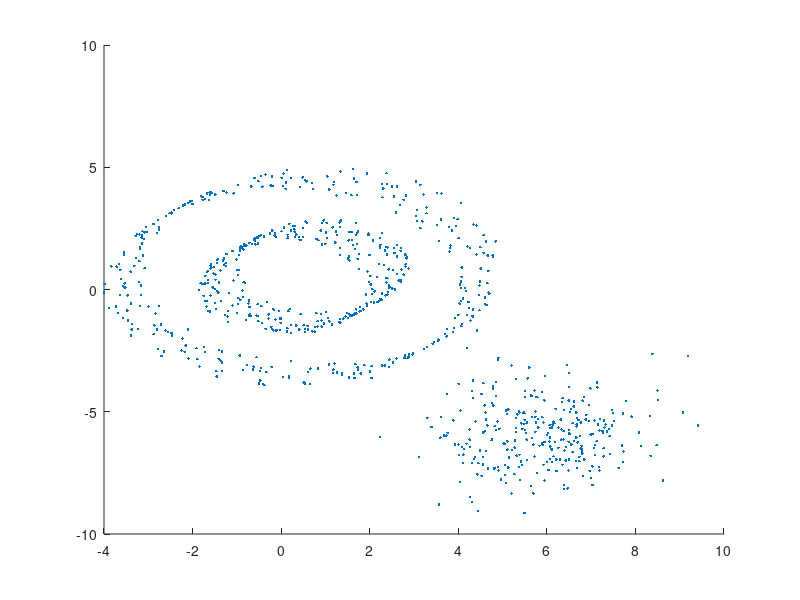
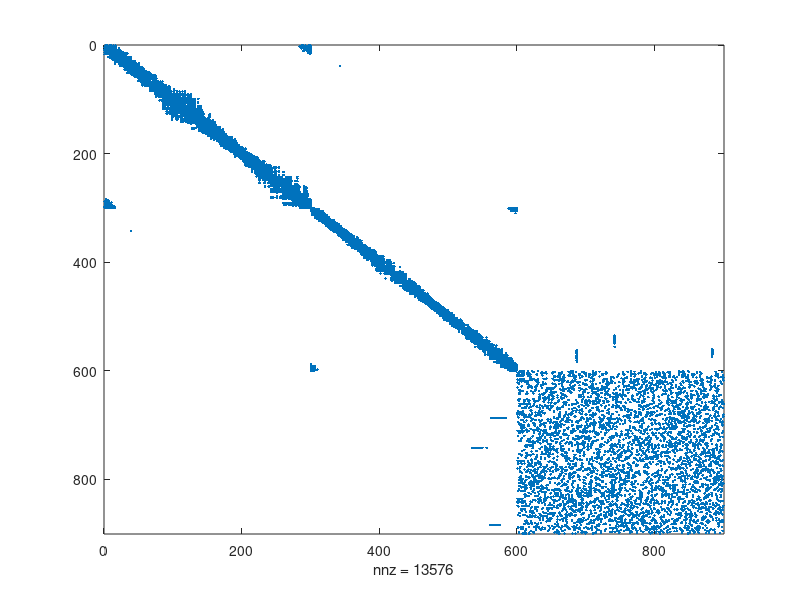

MATLAB code for these plots, in order: (Note: this script raises an error after producing the figures.)
clear all   
close all  
clc   
  
format long e  
%EXERCISE 3  
  
% LOADING OF THE SOURCE OF DATA  
load('X.mat')   
   
% INITIALIZATION OF PARAMETERS  
sigma = 1;   
s = @(xi,xj) exp(-(sqrt(sum((xi-xj).^2,2))).^2/sigma);   
K = 13;   
%K = 40;  
n = length(X);   
  
% CREATION OF MATRIX W USING THE KNN ALGORITHM  
W = spalloc(n,n,(K+1)*n);  
for i= 1:n   
    xi = X(i,:) .* ones(900, 1);  
    distances_xi= s(xi, X);  
      
    [B, I] = sort(distances_xi, "descend");  
    B = B(2:K+1); %values  
    I = I(2:K+1); %indexes  
    for k = 1:K 
       W(i,I(k))= B(k);   
    end
end
  
%W has to be symmetric, so I add what it needs to be symmetric  
for i = 1:n  
    for j = 1:n  
        if W(i,j) ~= 0 && W(j,i) == 0  
            W(j,i) = W(i,j);  
        end  
    end  
end  
 
figure(1)  
scatter(X(:, 1), X(:, 2), '.')  
figure (2)  
spy(W)  
figure (3)  
plot(graph(W))  
%%  
% EXERCISE 4  
  
%CALCULATING THE MATRIX L_sym  
d = sum(W)';  
D = spdiags(d, 0, n, n);  
D_12 = spdiags(1./sqrt(d), 0, n, n);  
B = D_12*W*D_12;  
L_sym = spdiags(ones(n, 1), 0, n, n) - B;  
  
%CALCULATING THE 5 SMALLEST EIGENVALUES OF L_sym  
eigenvalues = eigs(L_sym,5,'smallestreal');  

%%  
% EXERCISE 5   
% To apply the power deflation method we need a matrix that is SPD so that   
% the algorithm is stable, for this reason we create the matrix B_mod   
mu = max(sum(B, 2));   
B_mod = B + spdiags(mu*ones(n, 1), 0, n, n);   

% WE APPLY THE POWER DEFLATION METHOD TO B_mod  
tol = 1e-16;   
nmax = 100000;   
x0 = ones(n, 1);   
lambda = zeros(5,1);   
v = zeros(n, 5);  
[lambda(1), v_1, iter] = power_method(B_mod, tol, nmax, x0);  
v(:, 1) = v_1;  
tol = 1e-10;
[lambda(2:5)] = power_deflation_cycles(B_mod,v_1,tol,nmax, 4);  
  
for i = 1:5  
    x0 = rand(n, 1);   
    [lambda(i), v(:, i), iter] = inverse_power_shift(B_mod, lambda(i), tol, nmax, x0);   
end  

lambda = -lambda+mu+1;  
[lambda, indexes] = sort(lambda);  
v = v(:,indexes);    
%%  
% EXERCISE 6  
% Relative error  
norm(eigenvalues(1:5)-lambda(1:5))/norm(eigenvalues(1:5)) 
  
[eigenvalues, lambda] 
figure(4) 
hold on  
scatter(zeros(5,1),lambda, 'filled')  
scatter(zeros(5,1),eigenvalues,200,'x', 'Linewidth', 1) 
 
legend('lambda','eienvalues') 
hold off
m=3;
%m=2;
%% 
%EXERCISE 7 
[V,~] = eigs(L_sym,5,'smallestabs'); 
for i = 1: m
    V(:,i) = abs(V(:,i)/norm(V(:,i))); 
end

for i = 1:5  
    v(:,i) = abs(v(:,i)/norm(v(:,i)));  
end  

% Relative error between eigenvectors caluclated by Matlab and by us 
for i = 1: m
    norm(V(:,i)-v(:,i))/norm(V(:,i))
end
%% 
%EXERCISE 8 
U = zeros(900,m); 
for i = 1 : m
    U(:,i) = v(:,i); 
end

for i = 1:900 
    U(i,:) = abs(U(i,:)/norm(U(i,:))); 
    norm(U(i,:)) 
end 
%% 
%EXERCISE 9 
idu = kmeans(U,m); 
%% 
%EXERCISE 10 
figure(5)
gscatter(X(:,1),X(:,2),idu)
%%
%EXERCISE 11
[idx, ~, D] = spectralcluster(W, m,'Distance', 'precomputed','LaplacianNormalization','symmetric');
figure(6)
gscatter(X(:,1),X(:,2),idx)
spectral_eigenvalues = D(1:m, :);
spectral_eigenvalues = diag(diag(spectral_eigenvalues));
norm(spectral_eigenvalues- lambda(1:m))/norm(spectral_eigenvalues)
%%
%EXERCISE 12
idxx = kmeans(X, m);
figure(7)
gscatter(X(:,1),X(:,2),idxx)